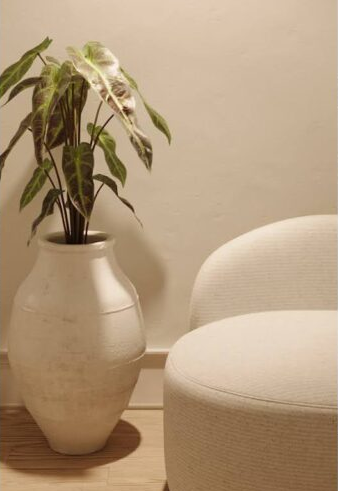
#> input picture imagens/vaso normal.png, 338 x 491 px
$ python exposicaoVasos.py
#> lines starting #> are read from the running program, lines starting #| are printed output that depends on the picture
import cv2 as cv
from matplotlib import pyplot as plt

norm = cv.imread("imagens/vaso normal.png")
#> norm is the input picture: shape (491, 338, 3); mean B, G, R 124, 153.4, 178.2
super = cv.imread("imagens/vaso super.png")
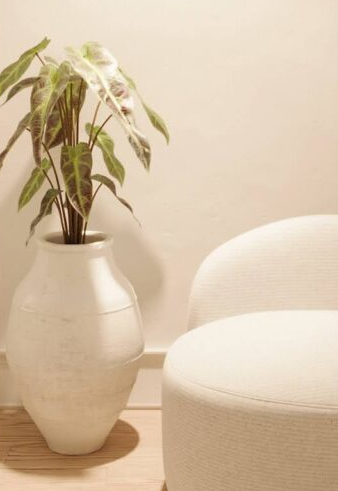
#> input picture imagens/vaso super.png, 338 x 491 px
#> super is the input picture: shape (491, 338, 3); mean B, G, R 166.8, 193, 213.9
sub = cv.imread("imagens/vaso sub.png")
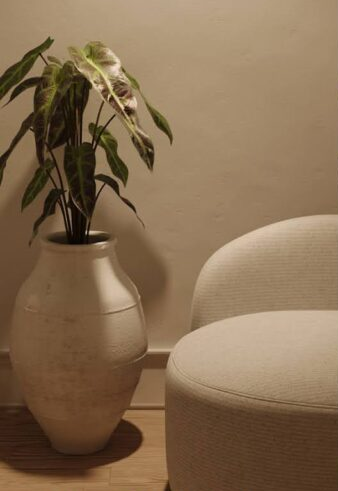
#> input picture imagens/vaso sub.png, 338 x 491 px
#> sub is the input picture: shape (491, 338, 3); mean B, G, R 81.4, 109.4, 134.8

hiNo = cv.calcHist([norm], [0], None, [256], [0, 256])
#> hiNo = 256 values, max 2947 at index 152, min 0 at index 228, mean 648.3
hiSup = cv.calcHist([super], [0], None, [256], [0, 256])
#> hiSup = 256 values, max 4662 at index 205, min 0 at index 246, mean 648.3
hiSub = cv.calcHist([sub], [0], None, [256], [0, 256])
#> hiSub = 256 values, max 3127 at index 99, min 0 at index 183, mean 648.3

plt.hist(hiNo, bins=30, alpha=0.5, label='Normal', color='blue')
plt.hist(hiSup, bins=30, alpha=0.5, label='Super', color='red')
plt.hist(hiSub, bins=30, alpha=0.5, label='Sub', color='yellow')

plt.title('Histogramas Sobrepostos')
plt.legend('123')
plt.show()
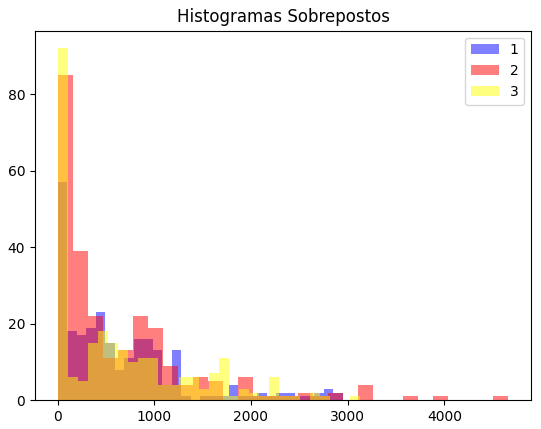
#> figure drawn by matplotlib, 1 panel; tallest bar 57 high, from x = 0 to 98.23; tallest bar 85 high, from x = 0 to 155.4; tallest bar 92 high, from x = 0 to 104.2


cv.waitKey(0)
cv.destroyAllWindows()
